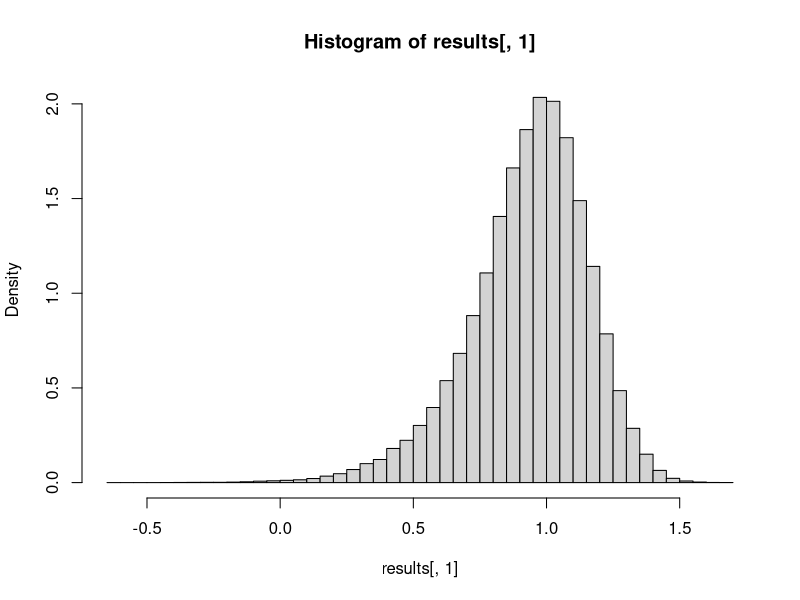

The R script that drew this image:
set.seed(1)

n <- 10^5
set_amoutn <- 20

F <- function(x_data) {
  min(1 + cumsum(x_data))
}

x_data <- array(
  rnorm(n * 10 * 20, mean = 0.05, sd = 0.15),
  dim = c(10, n, 20)
)

results <- apply(x_data, c(2, 3), F)
dim(results) # 100000 rows, 20 columns.

hist(results[, 1], probability = TRUE, breaks = 40)

p_est <- c()
for (i in seq(1:20)) {
  p_est <- c(p_est, length(which(results[, i] < 0)) / n)
}
print(p_est)
# 0.00146 0.00139 0.00132 0.00144 0.00134 0.00144
# 0.00134 0.00122 0.00117 0.00132 0.00147 0.00141
# 0.00149 0.00143 0.00137 0.00115 0.00121 0.00161
# 0.00115 0.00143

# We see that there is some variance around the first 2 significant digits. We have
# values from 0.00115 to 0.00161. They do NOT agree!
print(max(p_est))
print(min(p_est))
